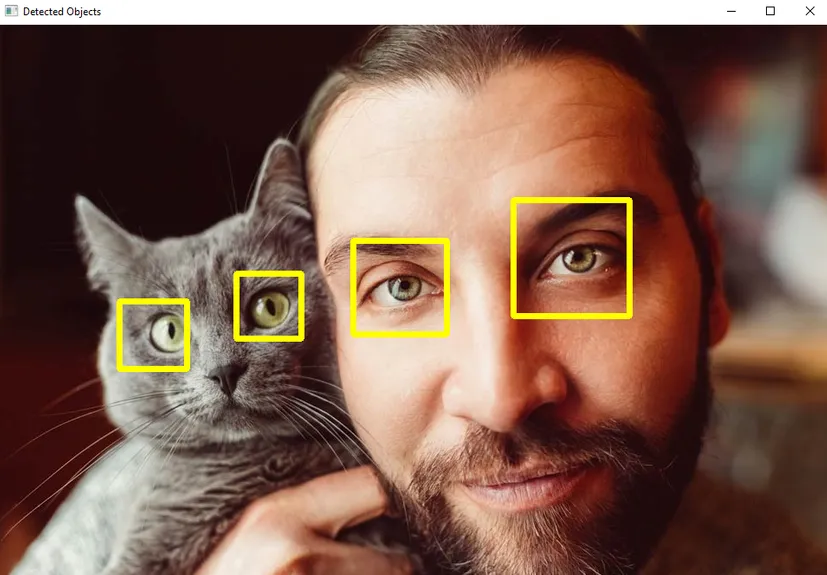
#> input picture test_set_0/animal.jpg, 827 x 575 px, found by its file name
$ python object_detection.py
#> lines starting #> are read from the running program, lines starting #| are printed output that depends on the picture; after the words box and inside, x2 and y2 are one past the last pixel; in counts of white or black regions, pixels touching at a corner belong together
import cv2

src_img = cv2.imread('animal.jpg')
#> src_img is the input picture: shape (575, 827, 3); mean B, G, R 79.5, 94.1, 125.5
gray_img = cv2.cvtColor(src_img, cv2.COLOR_BGR2GRAY)
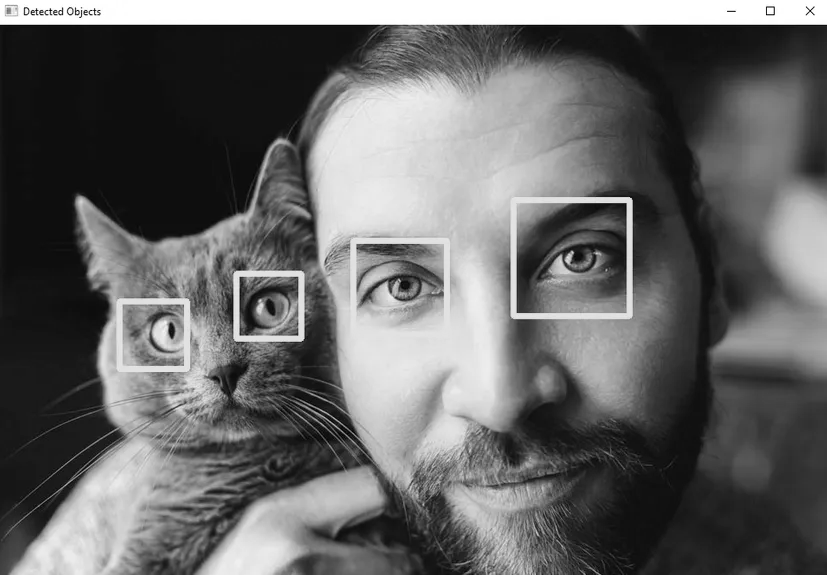
#> gray_img: shape (575, 827); min 0, max 255, mean 101.8
c_classifier = cv2.CascadeClassifier(f"{cv2.data.haarcascades}haarcascade_eye.xml")
d_objects = c_classifier.detectMultiScale(gray_img, minSize=(50, 50))
#> d_objects = [[531, 214, 87, 87], [356, 240, 93, 93], [237, 274, 64, 64], [465, 133, 238, 238]]
if len(d_objects) != 0:
    for (x, y, h, w) in d_objects:
        cv2.rectangle(src_img, (x, y), ((x + h), (y + w)), (0, 255, 255), 5)
#> this loop made 4 passes
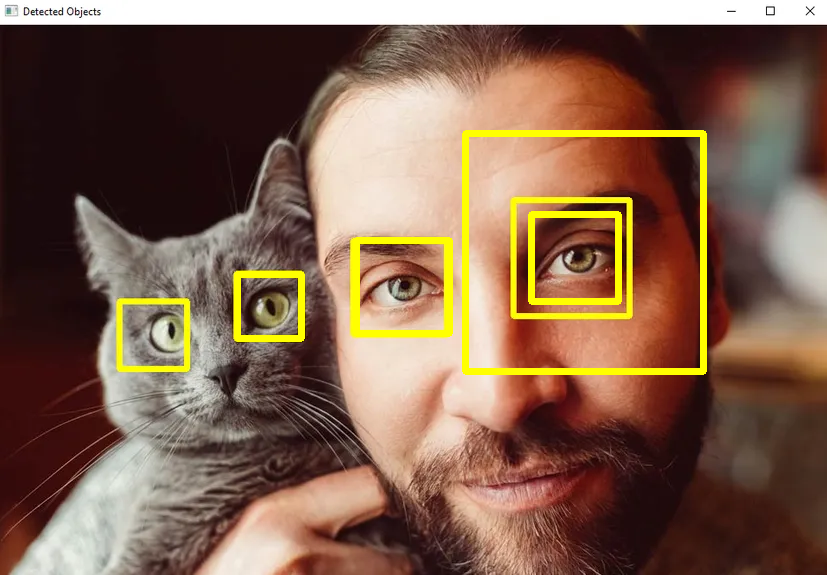
#> src_img: shape (575, 827, 3); 2.8% of pixels changed, all inside (x1, y1, x2, y2) = (234, 130, 707, 375)

cv2.imshow('Detected Objects', src_img)
cv2.waitKey(0)

$ run again, with test_set_0/refri.png saved as test_set_0/animal.jpg
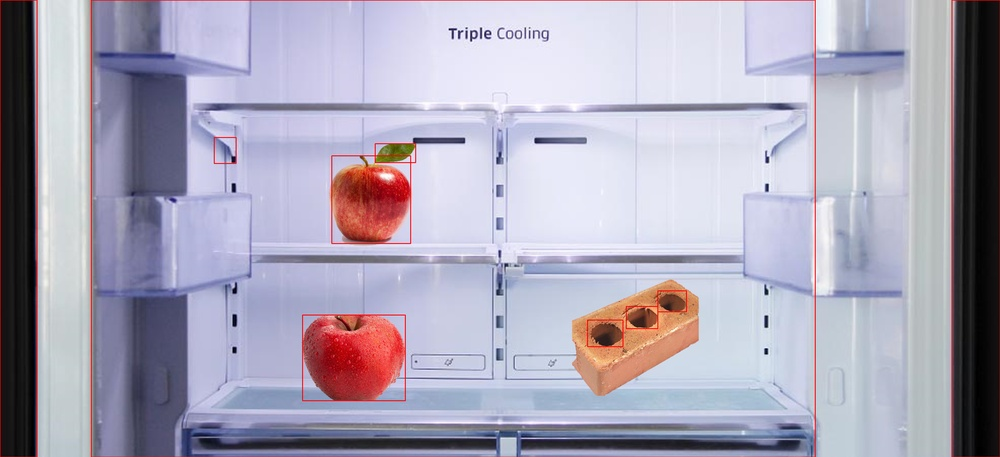
#> input picture test_set_0/refri.png, 1000 x 457 px, shrunk from 3386 x 1547 before the run, found by its file name
#> src_img is the input picture: shape (457, 1000, 3); mean B, G, R 184.2, 166.7, 170.9
#> `gray_img = cv2.cvtColor(src_img, cv2.COLOR_BGR2GRAY)`:
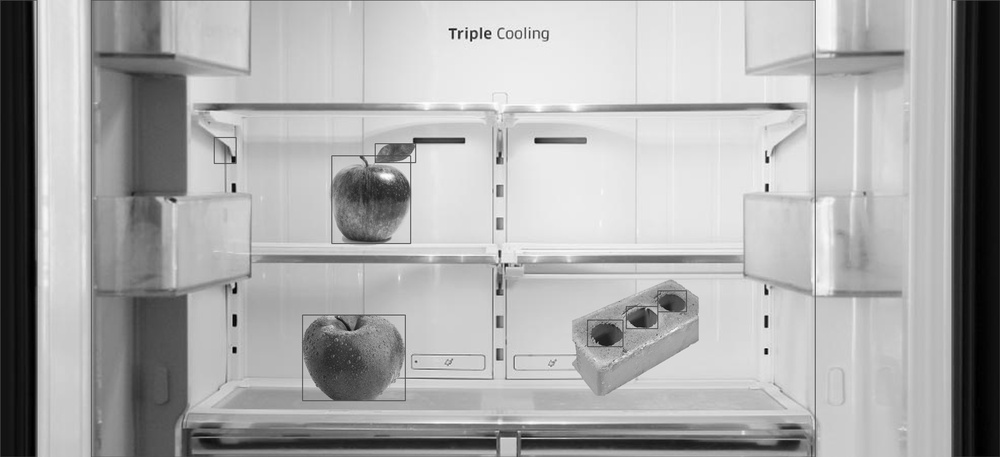
#> gray_img: shape (457, 1000); min 0, max 254, mean 169.9
#> d_objects = [[196, 119, 59, 59]]
#> the loop `for (x, y, h, w) in d_objects:` made 1 pass
#> after the loop `for (x, y, h, w) in d_objects:`:
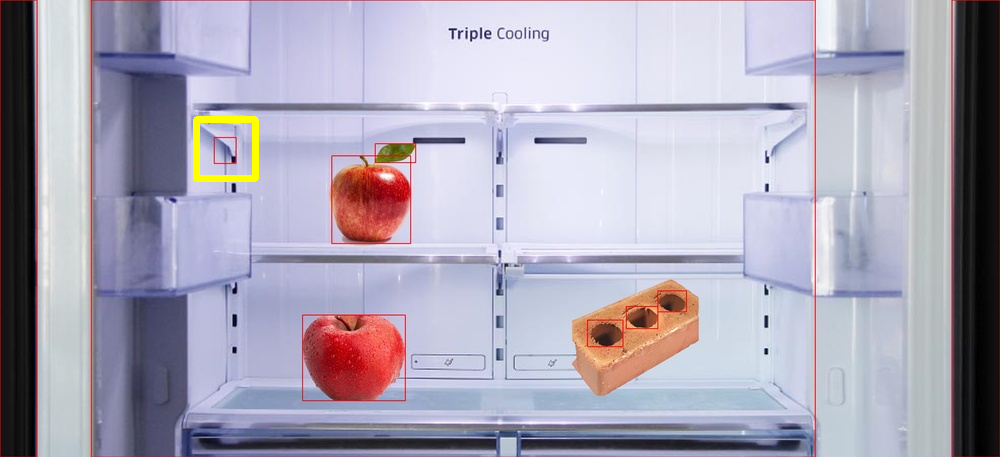
#> src_img: shape (457, 1000, 3); 0.36% of pixels changed, all inside (x1, y1, x2, y2) = (193, 116, 259, 182)
